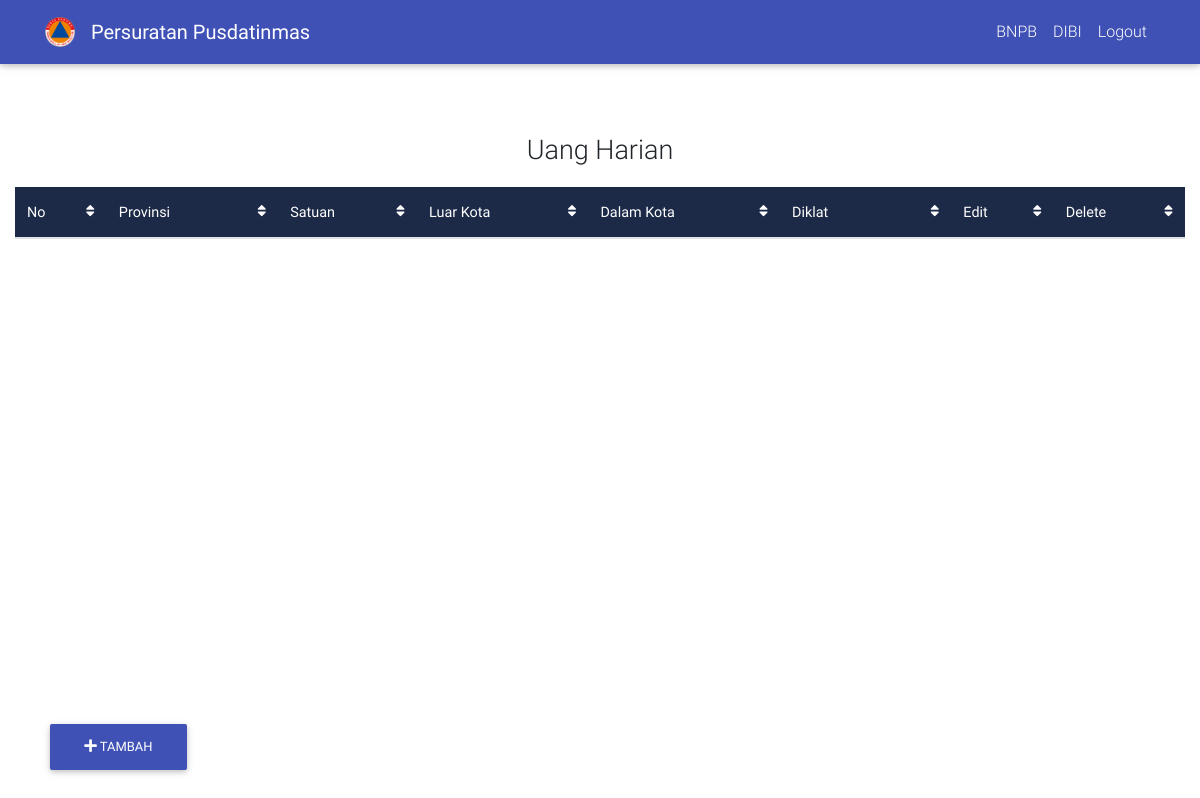
The app's page /home/uang_harian, older data.
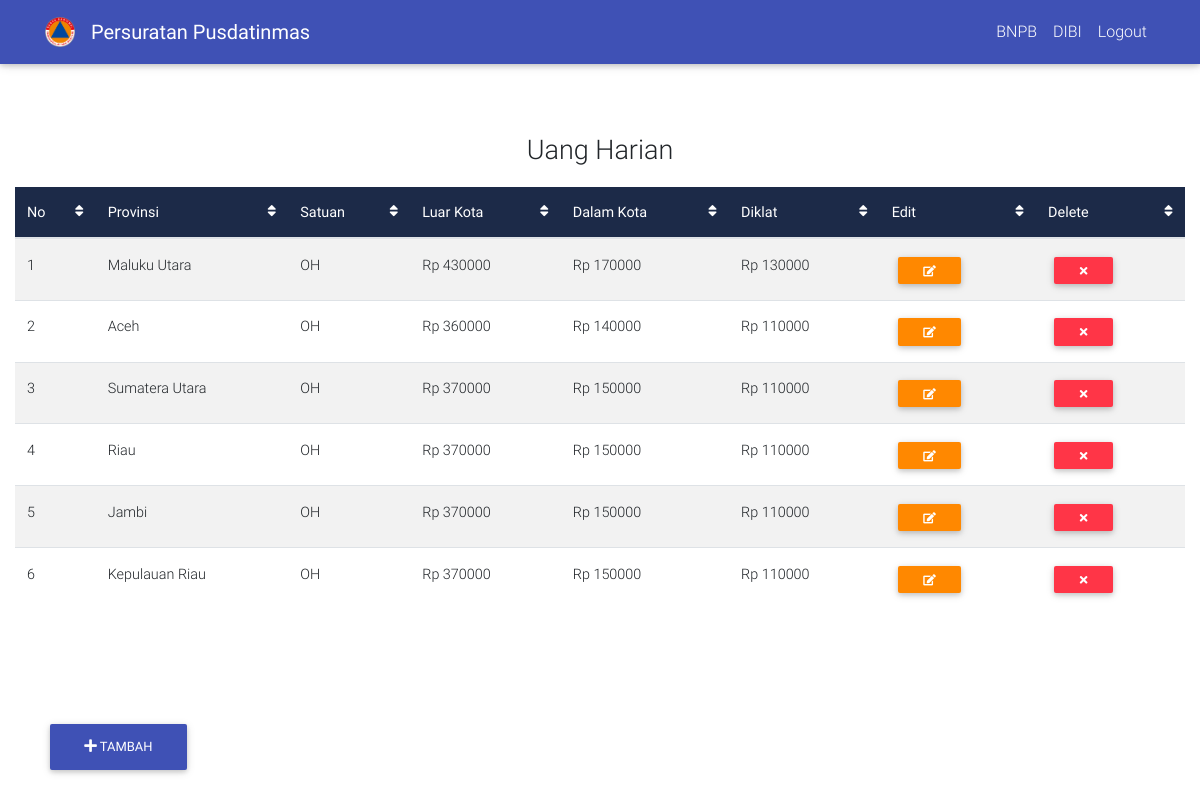
The same page, newer data.
### tables this page shows
CREATE TABLE `uang_harian` (
  `id` int(5) NOT NULL,
  `provinsi` text NOT NULL,
  `luar_kota` int(10) NOT NULL,
  `dalam_kota` int(10) NOT NULL,
  `diklat` int(10) NOT NULL
);

### application/controllers/Home.php (called while the page is built, shortened)
<?php
class Home extends CI_Controller {
	function __Construct()
    {
        $this->load->model("home_model");
        $this->load->library("pagination");
    }
	public function uang_harian()
	{
		$data['harian'] = $this->home_model->get_uang_harian();
		$this->load->view('layouts/nav');
		$this->load->view('layouts/header');
		$this->load->view('uang_harian', $data);
	}
}

### index.php (called while the page is built, shortened)
<?php
require_once BASEPATH.'core/CodeIgniter.php';

### application/models/Home_model.php (called while the page is built, shortened)
<?php
class Home_model extends CI_Model {
	function get_uang_harian() {
		$this->db->from('uang_harian');
		$query = $this->db->get();
		return $query->result();
	}
}
?>

### application/views/uang_harian.php (the view, shortened to what this page needs)
<body>
  <div class="container-fluid" style="padding-top: 10vh; padding-bottom: 15vh">
        <p style="font-size: 27px; text-align: center; padding-top: 50px;">Uang Harian</p>
          <table id="uang_harian" class="table table-striped" cellspacing="0">
                          <thead class="mdb-color darken-3 white-text">
                            <tr>
                              <th scope="col">No
                                <i class="fa fa-sort float-right" aria-hidden="true"></i>
                              </th>
                              <th class="th-sm" scope="col">Provinsi
                                <i class="fa fa-sort float-right" aria-hidden="true"></i>
                              </th>
                              <th scope="col">Satuan
                                <i class="fa fa-sort float-right" aria-hidden="true"></i>
                              </th>
                              <th class="th-sm" scope="col">Luar Kota
                                <i class="fa fa-sort float-right" aria-hidden="true"></i>
                              </th>
                              <th class="th-sm" scope="col">Dalam Kota
                                <i class="fa fa-sort float-right" aria-hidden="true"></i>
                              </th>
                              <th class="th-sm" scope="col">Diklat
                                <i class="fa fa-sort float-right" aria-hidden="true"></i>
                              </th>
                              <th scope="col">Edit
                                <i class="fa fa-sort float-right" aria-hidden="true"></i>
                              </th>
                              <th scope="col">Delete
                                <i class="fa fa-sort float-right" aria-hidden="true"></i>
                              </th>
                            </tr>
                          </thead>
                          <tbody>
                            <?php
                            $counter = 1;
                            foreach ($harian as $row) {
                echo "
                <tr>
                              <td>".$counter."</td>
                              <td>".$row->provinsi."</td>
                              <td>OH</td>
                              <td> Rp ".$row->luar_kota."</td>
                              <td> Rp ".$row->dalam_kota."</td>
                              <td> Rp ". $row->diklat."</td>
                              <td>
                                <span class='table-remove'><a href='".base_url("home/edit_harian_page/$row->id")."'><button type='button'  class='btn btn-warning btn-sm my-0'><i class='fa fa-pencil-square-o' aria-hidden='true'></i></button></a>
                              </td>
                              <td>
                                <span class='table-remove'><button onclick='hapus($row->id)' type='button' class='btn btn-danger btn-sm my-0'><i class='fa fa-times' aria-hidden='true'></i></button></span>
                              </td>
                            </tr>
                            ";
              $counter++;}
                             ?>
                      </tbody>
                    </table>
              <div class="container-fluid">
  <div class="row">
    <div class="col-md-12">
      <div class="btn-group">
        <a href="#"> <button class="btn animated bounceInLeft btn-indigo btn-fab" type="button" data-toggle="modal" data-target="#modalRegisterForm" id="main"><i class="fa fa-plus" aria-hidden="true">
          </i> Tambah</button>
        </a>
      </div>
    </div>
  </div>
</div>
    </div>
</body>
</html>

### application/views/layouts/nav.php (shortened to what this page needs)
<nav class="navbar navbar-expand-lg animated fadeInDown navbar-dark indigo scrolling-navbar fixed-top">
  <div class="container">
    <a href="" class="navbar-brand"><img src="<?php echo base_url('assets/img/logo.png')?>" width="30" height="30">
    <a class="navbar-brand" href="<?php echo base_url('home/beranda')?>"><Strong>Persuratan Pusdatinmas</Strong></a>
    <div class="collapse navbar-collapse" id="navbarTogglerDemo02">
        <span>
            <ul class="navbar-nav navbar-right mr-auto mt-lg-0">
              <li class="nav-item">
                <a class="nav-link" href="https://bnpb.go.id/">BNPB</a>
            </li>
              <li class="nav-item">
                <a class="nav-link" href="http://dibi.bnpb.go.id/dibi/">DIBI</a>
            </li>
				<li class="nav-item">
                <a class="nav-link" onclick="keluar()">Logout</a>
            </li>
        </ul>
        </span>
    </div>
</div>
</nav>

### application/views/layouts/header.php (shortened to what this page needs)
<!DOCTYPE html>
<html lang="en">
<head>
	<link rel="stylesheet" href="https://maxcdn.bootstrapcdn.com/font-awesome/4.6.0/css/font-awesome.min.css">
	<link href="<?php echo base_url('assets/css/bootstrap.css')?>" rel="stylesheet">
	<link href="<?php echo base_url('assets/css/mdb.css')?>" rel="stylesheet">
	<link href="<?php echo base_url('assets/css/multiselect/multi-select.css')?>" rel="stylesheet">
	<link href="<?php echo base_url('assets/css/multiselect/multi-select.dev.css')?>" rel="stylesheet">
	<link href="<?php echo base_url('assets/css/multiselect/multi-select.dist.css')?>" rel="stylesheet">
	<link href="<?php echo base_url('assets/css/style.css')?>"  type="text/css" rel="stylesheet">
	<link rel="stylesheet" href="https://unpkg.com/leaflet@1.3.3/dist/leaflet.css"
/>
	<link rel="stylesheet" href="<?php echo base_url('assets/css/sweetalert2.css') ?>">
	<link rel="stylesheet" type="text/css" href="https://cdn.jsdelivr.net/npm/sweetalert2@7.26.11/dist/sweetalert2.all.min.js">
	<link rel="stylesheet" type="text/css" href="https://cdn.jsdelivr.net/npm/sweetalert2@7.26.11/package.json">
	<link rel="stylesheet" type="text/css" href="https://cdn.jsdelivr.net/npm/sweetalert2@7.26.11/sweetalert2.d.ts">
	<link rel="stylesheet" href="https://use.fontawesome.com/releases/v5.2.0/css/all.css"
>
	<link rel="stylesheet" type="text/css" href="https://cdn.datatables.net/1.10.19/css/dataTables.bootstrap4.min.css">
</head>

### assets/css/style.css (style rules this page uses)
html, body, header, .view { height: 100%; }

### application/views/layouts/header.php (style rules this page uses)
.btn-group .btn-fab { position: fixed !important; left: 50px; }
#main { bottom: 30px; }

Row changes from the older to the newer data that the page shows:
added uang_harian: provinsi "Maluku Utara", luar_kota "430000", dalam_kota "170000", diklat "130000"
added uang_harian: provinsi "Aceh", luar_kota "360000", dalam_kota "140000", diklat "110000"
added uang_harian: provinsi "Sumatera Utara", luar_kota "370000", dalam_kota "150000", diklat "110000"
added uang_harian: provinsi "Riau", luar_kota "370000", dalam_kota "150000", diklat "110000"
added uang_harian: provinsi "Jambi", luar_kota "370000", dalam_kota "150000", diklat "110000"
added uang_harian: provinsi "Kepulauan Riau", luar_kota "370000", dalam_kota "150000", diklat "110000"
